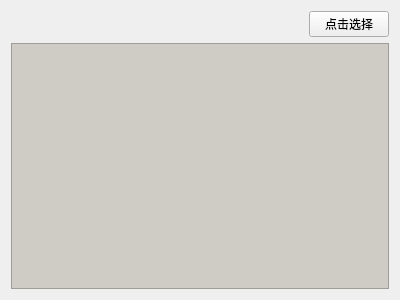
<?xml version="1.0" encoding="UTF-8"?>
<ui version="4.0">
 <class>startExe</class>
 <widget class="QWidget" name="startExe">
  <property name="geometry">
   <rect>
    <x>0</x>
    <y>0</y>
    <width>400</width>
    <height>300</height>
   </rect>
  </property>
  <property name="windowTitle">
   <string>startExe</string>
  </property>
  <layout class="QHBoxLayout" name="horizontalLayout_2">
   <item>
    <layout class="QVBoxLayout" name="verticalLayout">
     <item>
      <layout class="QHBoxLayout" name="horizontalLayout">
       <item>
        <spacer name="horizontalSpacer">
         <property name="orientation">
          <enum>Qt::Horizontal</enum>
         </property>
         <property name="sizeHint" stdset="0">
          <size>
           <width>238</width>
           <height>20</height>
          </size>
         </property>
        </spacer>
       </item>
       <item>
        <widget class="QPushButton" name="pushButton">
         <property name="text">
          <string>点击选择</string>
         </property>
        </widget>
       </item>
      </layout>
     </item>
     <item>
      <widget class="QTableWidget" name="tableWidget">
       <property name="styleSheet">
        <string notr="true">background-color: rgb(68, 68, 68);
background-color: rgb(207, 204, 197);</string>
       </property>
      </widget>
     </item>
    </layout>
   </item>
  </layout>
 </widget>
 <layoutdefault spacing="6" margin="11"/>
 <resources/>
 <connections/>
</ui>
